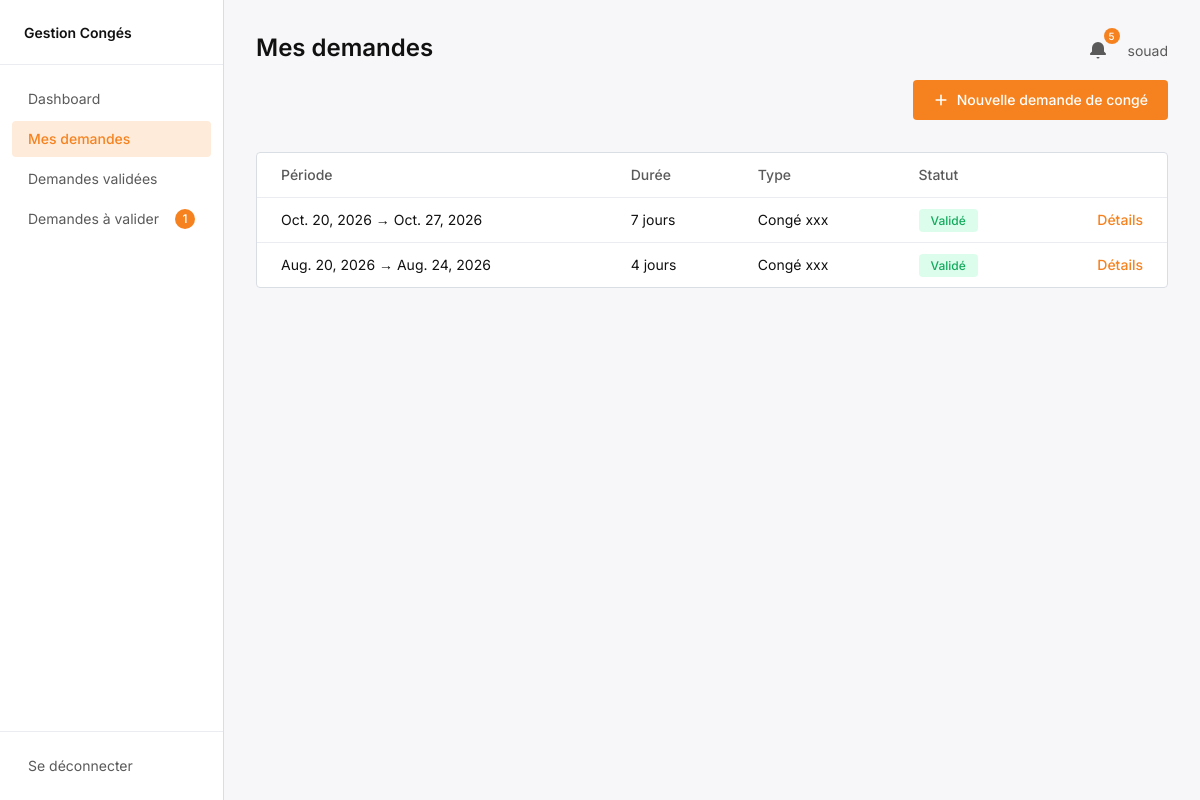
/mes_demandes/ (signed in), run on the app's committed database.
### conges/models.py (models this page shows, shortened)
class Employe(models.Model):
    nom=models.CharField(max_length=40)
    fonction=models.CharField(max_length=40)
    user=models.OneToOneField(
      User,
      on_delete=models.CASCADE,
      null=True,
      blank=True,
      related_name='employe',
    )
    def meme_equipe(self, autre_employe):
     moi = self.role.first()
     lui = autre_employe.role.first()
     if not moi or not lui:
        return False
     if moi.role.name == 'CG':
        return moi.groupe == lui.groupe
     if moi.role.name == 'CD':
        return moi.dep == lui.dep
     if moi.role.name == 'DIR':
        return moi.direction == lui.direction
     return False
    def get_hierarchie(self):
        employe_role = self.role.first()
        if not employe_role:
            return None
        groupe = employe_role.groupe
        departement = employe_role.dep or (groupe.depratement if groupe else None)
        direction = employe_role.direction or (departement.direction if departement else None)
        chef_groupe = None
        if groupe:
            cg_role = EmployeRole.objects.filter(role__name='CG', groupe=groupe).first()
            chef_groupe = cg_role.employe if cg_role else None
        chef_departement = None
        if departement:
            cd_role = EmployeRole.objects.filter(role__name='CD', dep=departement).first()
            chef_departement = cd_role.employe if cd_role else None
        chef_direction = None
        if direction:
            dir_role = EmployeRole.objects.filter(role__name='DIR', direction=direction).first()
            chef_direction = dir_role.employe if dir_role else None
        return {
            'groupe': groupe,
            'chef_groupe': chef_groupe,
            'departement': departement,
            'chef_departement': chef_departement,
            'direction': direction,
            'chef_direction': chef_direction,
        }
    def get_role(self):
        employe_role=self.role.first()
        return employe_role.role.name if employe_role else None

class DemandeConge(models.Model):
        name_employee=models.ForeignKey(
          Employe,
          on_delete=models.CASCADE,
          related_name='employe'
        )
        name_remplacent=models.ForeignKey(
            Employe,
            on_delete=models.CASCADE,
            related_name='remplacent'
        )
        dateCreation = models.DateField(auto_now_add=True)
        dateDebut = models.DateField()
        dateFin = models.DateField()
        Numbrejours= models.DecimalField(max_digits=2, decimal_places=0)
        piece_Joine=models.FileField(upload_to='justificatifs/', null=True, blank=True)
        commentaire=models.TextField(blank=True)
        TYPE_STATUE = [
            ('VA', 'Validé'),
            ('REF', 'Refusé'),
            ('EN_ATT_RMP', 'En attente remplacent'),
            ('EN_ATT_VA', 'En attente validation'),
            ('BR', 'Brouillon'),
            ('ANN', 'Annulé')
        ]
        statue=models.CharField(max_length=10, choices=TYPE_STATUE)
        NIVEAU_CHOICES = [
           ('CG', 'Chef de Groupe'),
           ('CD', 'Chef de Département'),
           ('DIR', 'Directeur')
                          ]
        niveau_validation=models.CharField(max_length=20, choices= NIVEAU_CHOICES, blank=True, null=True)
        motif = models.CharField(max_length=255, blank=True)
        TYPE_CONGE_CHOICES = [
         ('1', 'Congé xxx'),
         ('2', 'Congé maladie'),
         ('3', 'Congé xx'),
         ('AU', 'Autre'),
]
        type_conge = models.CharField(max_length=10, choices=TYPE_CONGE_CHOICES)

### conges/views.py (the view)
# urls.py: path('mes_demandes/', views.mes_demandes, name='mes_demandes' ),
@login_required
def mes_demandes(request):
    employe = getattr(request.user, 'employe', None)
    if not employe:
        messages.error(request, "Aucun profil employé associé à ce compte.")
        return redirect('home')
    demandes = DemandeConge.objects.filter(name_employee=employe).order_by('-dateCreation')
    Notification.objects.filter(employe=employe, type_notif='UPD', lu=False).update(lu=True)
    return render(request, 'conges/mes_demandes.html', {'demandes': demandes})

### conges/context_processors.py (called while the page is built)
def employe_hierarchie(request):
    employe = getattr(request.user, 'employe', None) if request.user.is_authenticated else None
    return {
        'hierarchie': employe.get_hierarchie() if employe else None
    }

### conges/templates/conges/mes_demandes.html (shortened to what this page needs)
{% extends 'conges/base.html' %}
{% block content %}
<div class="flex min-h-screen">
    {% include 'conges/_sidebar.html' %}
    <main class="flex-1 px-8 py-8">
        <div class="flex items-start justify-between mb-8">
            <h1 class="text-2xl font-semibold">Mes demandes</h1>
            <div class="flex flex-col items-end gap-3">
                <div class="flex items-center gap-3">
    {% include 'conges/_notif_bell.html' %}
    {% include 'conges/_employe_info.html' %}
</div>
                <a href="{% url 'nouvelle_demande' %}"
                   class="inline-flex items-center gap-2 bg-primary hover:bg-primary-light text-white font-medium rounded px-5 py-2.5 text-sm transition-colors">
                    <svg xmlns="http://www.w3.org/2000/svg" class="w-4 h-4" viewBox="0 0 20 20" fill="currentColor">
                        <path fill-rule="evenodd" d="M10 3a1 1 0 011 1v5h5a1 1 0 110 2h-5v5a1 1 0 11-2 0v-5H4a1 1 0 110-2h5V4a1 1 0 011-1z" clip-rule="evenodd" />
                    </svg>
                    Nouvelle demande de congé
                </a>
            </div>
        </div>
        {% if demandes %}
        <div class="bg-white border border-neutral-200 rounded overflow-hidden">
            <table class="w-full text-sm">
                <thead>
                    <tr class="text-left text-neutral-400 border-b border-neutral-100">
                        <th class="px-6 py-3 font-medium">Période</th>
                        <th class="px-6 py-3 font-medium">Durée</th>
                        <th class="px-6 py-3 font-medium">Type</th>
                        <th class="px-6 py-3 font-medium">Statut</th>
                        <th class="px-6 py-3 font-medium"></th>
                    </tr>
                </thead>
                <tbody class="divide-y divide-neutral-100">
                    {% for demande in demandes %}
                    <tr class="hover:bg-neutral-50">
                        <td class="px-6 py-3">{{ demande.dateDebut }} → {{ demande.dateFin }}</td>
                        <td class="px-6 py-3">{{ demande.Numbrejours }} jours</td>
                        <td class="px-6 py-3">{{ demande.get_type_conge_display }}</td>
                        <td class="px-6 py-3">
                            <span class="text-xs font-medium px-3 py-1 rounded
                                {% if demande.statue == 'VA' %}bg-success-pale text-success
                                {% elif demande.statue == 'REF' %}bg-danger-pale text-danger
                                {% elif demande.statue == 'EN_ATT_VA' or demande.statue == 'EN_ATT_RMP' %}bg-primary-pale/40 text-primary
                                {% else %}bg-neutral-100 text-neutral-400{% endif %}">
                                {{ demande.get_statue_display }}
                            </span>
                        </td>
                        <td class="px-6 py-3 text-right">
                    {% if demande.statue == 'BR' %}
                   <a href="{% url 'modifier_demande' demande.id %}" class="text-primary hover:text-primary-light font-medium">Modifier</a>
                   {% else %}
                   <a href="{% url 'detail_demande' demande.id %}" class="text-primary hover:text-primary-light font-medium">Détails</a>
                   {% endif %}
                   </td>
                    </tr>
                    {% endfor %}
                </tbody>
            </table>
        </div>
        {% else %}
        <div class="bg-white border border-neutral-200 rounded px-6 py-12 text-center">
            <p class="text-neutral-400 text-sm">Vous n'avez aucune demande pour le moment.</p>
        </div>
        {% endif %}
    </main>
</div>
{% endblock %}

### conges/templates/conges/_employe_info.html (shortened to what this page needs)
<div class="relative inline-block">
    <button onclick="document.getElementById('employe-info-dropdown').classList.toggle('hidden')"
            class="text-sm text-neutral-400 hover:text-[#111111]">
        {{ user.employe.nom }}
    </button>
</div>

### data on the page
DemandeConge: dateDebut "Oct. 20, 2026", dateFin "Oct. 27, 2026", Numbrejours "7", type_conge "Congé xxx", statue "Validé", shows "Détails"
DemandeConge: dateDebut "Aug. 20, 2026", dateFin "Aug. 24, 2026", Numbrejours "4", type_conge "Congé xxx", statue "Validé", shows "Détails"

### other printed values
{{ a_valider_count }} "1"
{{ notifications_non_lues }} "5"
{{ user.employe.nom }} "souad"
